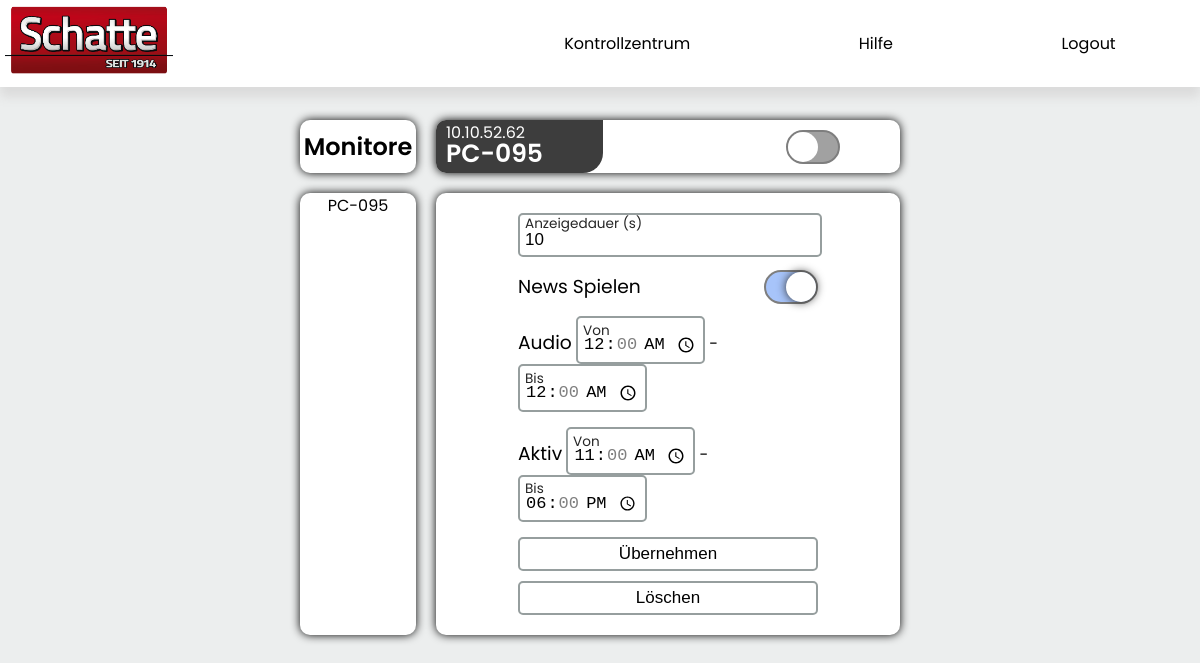
Page / (signed in) on the earlier database version.
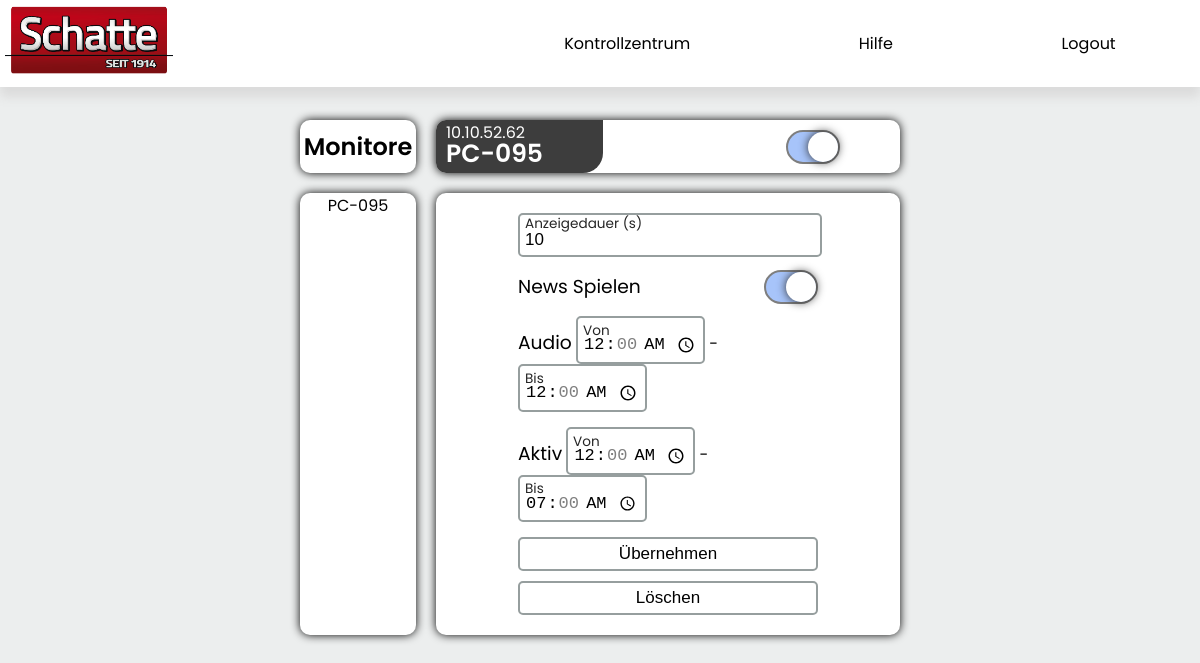
Same page on the later database version.
### main.py (models this page shows)
    class Monitor(db.Model):
        id = db.Column(db.Integer, primary_key=True)
        pc_name = db.Column(db.String, nullable=False)
        ip = db.Column(db.String, nullable=False)
        play_time = db.Column(db.String, nullable=False)
        on = db.Column(db.Boolean, nullable=False)
        play_news = db.Column(db.Boolean, nullable=False)
        news_from = db.Column(db.String, nullable=False)
        news_to = db.Column(db.String, nullable=False)
        mac_address = db.Column(db.String, nullable=False)
        on_from = db.Column(db.String, nullable=False)
        on_to = db.Column(db.String, nullable=False)

### main.py (the view, shortened to what this page needs)
@app.route("/", methods=["GET", "POST"])
def dashboard_view():
    if request.method == "GET":
        monitors = DB.Monitor.query.all()
        return render_template("dashboard.html", title="Übersicht", user=request.environ["user"], monitors_connected=monitors)

### main.py (called while the page is built)
@app.before_request
def before_request():
    if "session_id" in request.cookies.keys():
        request.environ["user"] = DB.User.query.filter_by(
            session_id=request.cookies["session_id"]).first()
        if not request.environ["user"] and request.base_url.split("/")[1:][2] not in app.config["EXCLUDED_ROUTES"] and request.method != "POST":
            return redirect("/login", 302)
    else:
        url = request.base_url.split("/")[1:]
        if not url[2] in app.config["EXCLUDED_ROUTES"] and request.method != "POST":
            return redirect("/login", 302)

### templates/dashboard.html (shortened to what this page needs)
{%extends "layout.html"%} {%block head%} {%endblock%} {%block content%} {% if
monitors_connected|length > 0 %}
<div class="mn-grid--container">
  <div class="mn-grid-0">
    <h2 style="text-align: center; font-weight: 600">Monitore</h2>
  </div>
  <div class="mn-grid-1">
    <div class="mn-grid-1-top">
      <div class="mn-grid-1-top-info">
        <p style="margin-bottom: -10px" id="ip">{{monitors_connected[0].ip}}</p>
        <h1 id="pc-name">{{monitors_connected[0].pc_name}}</h1>
      </div>
      <div class="mn-grid-1-b">
        <label class="switch--container">
          <span></span>
        </label>
      </div>
    </div>
  </div>
  <div class="monitors">
    <span class="checked">{{monitors_connected[0].pc_name}}</span>
  </div>
  <div class="settings--container">
    <form id="settings">
      <div class="settings">
        <div class="input--container">
          <input
            type="text"
            name="show-speed"
            id="show-speed"
            placeholder="show-speed"
            style="width: calc(100% - 10px)"
            value="{{monitors_connected[0].play_time}}"
          /><label for="show-speed">Anzeigedauer (s)</label>
        </div>
        <div class="play-news">
          <h3>News Spielen</h3>
          <label class="switch--container">
            <span></span>
          </label>
        </div>
        <div class="news-time">
          <h3 style="margin-right: auto">Audio</h3>
          <div class="input--container">
            <input
              type="time"
              name="from"
              id="from"
              placeholder="from"
              value="{{monitors_connected[0].news_from}}"
              step="3600"
            /><label for="from">Von</label>
          </div>
          <p>-</p>
          <div class="input--container">
            <input
              type="time"
              name="to"
              id="to"
              placeholder="to"
              value="{{monitors_connected[0].news_to}}"
              step="3600"
            /><label for="to">Bis</label>
          </div>
        </div>
        <div class="active-time">
          <h3 style="margin-right: auto">Aktiv</h3>
          <div class="input--container">
            <input
              type="time"
              name="from-a"
              id="from-a"
              placeholder="from"
              value="{{monitors_connected[0].on_from}}"
              step="3600"
            /><label for="from-a">Von</label>
          </div>
          <p>-</p>
          <div class="input--container">
            <input
              type="time"
              name="to-a"
              id="to-a"
              placeholder="to"
              value="{{monitors_connected[0].on_to}}"
              step="3600"
            /><label for="to-a">Bis</label>
          </div>
        </div>
        <input type="submit" value="Übernehmen" />
      </div>
    </form>
    <button onclick="delete_mon()" class="delete-btn">Löschen</button>
  </div>
</div>
{% else %}
<h1>Keine Monitore verbunden</h1>
{%endif%} {%endblock%}

### templates/layout.html (shortened to what this page needs)
<!DOCTYPE html>
<html lang="de" translate="no">
  <head>
    <link rel="stylesheet" href="/static/main.css" />
  </head>
  <body>
    <div class="top-nav--container">
      <a class="logo-main" href="/">
        <img src="/static/index.png" />
      </a>
      <div class="top-nav-links">
        <a href="/">Kontrollzentrum</a>
        <a href="/help">Hilfe</a>
        <span id="logout">{% if user %}Logout{%else%}Login{%endif%}</span>
      </div>
    </div>
    <div class="main--container">{% block content %}{%endblock%}</div>
  </body>
</html>

Differences in the rows shown:
changed Monitor "PC-095": from-a "11:00" → "00:00"; to-a "18:00" → "07:00"
